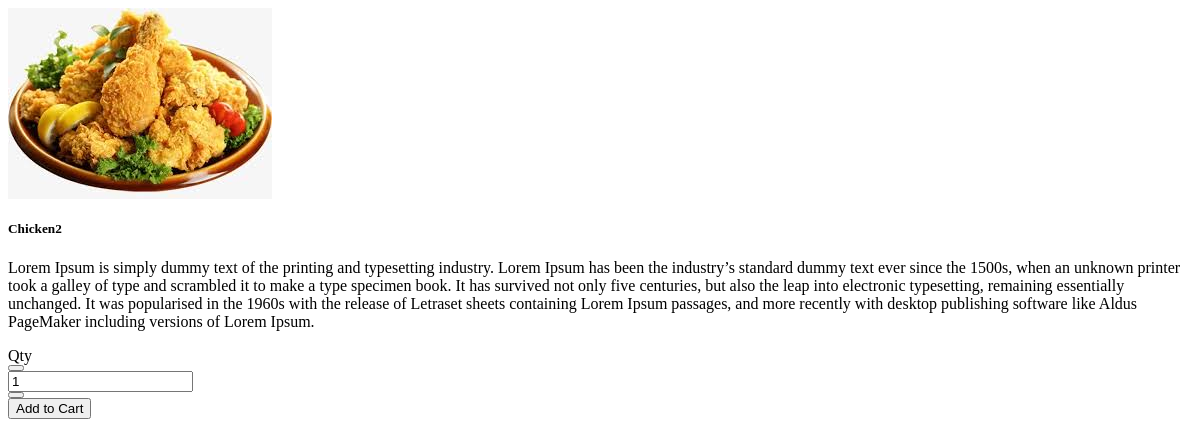
The app's page /view_prod.php?id=6, older data.
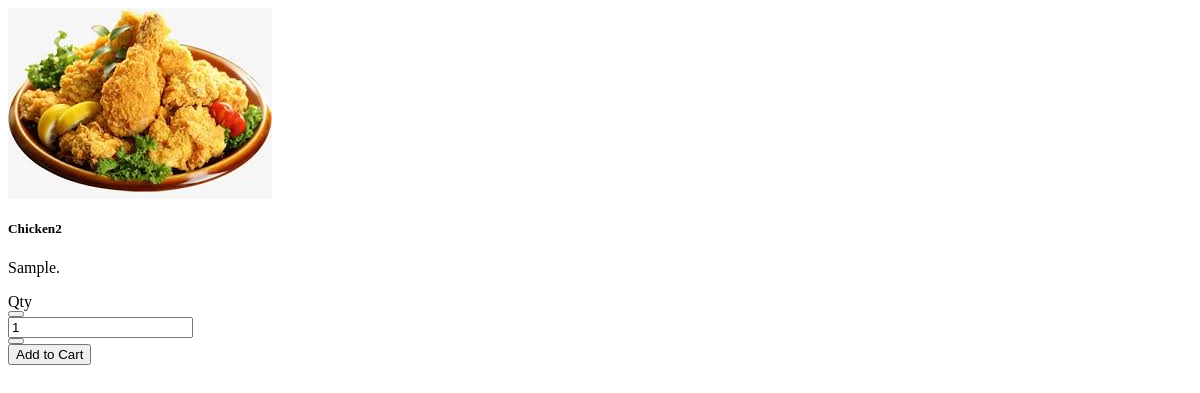
The same page, newer data.
### tables this page shows
CREATE TABLE `product_list` (
  `id` int(30) NOT NULL,
  `category_id` int(30) NOT NULL,
  `name` varchar(100) NOT NULL,
  `description` text NOT NULL,
  `price` float NOT NULL DEFAULT 0,
  `img_path` text NOT NULL,
  `status` tinyint(1) NOT NULL DEFAULT 1 COMMENT '0= unavailable, 2 Available'
);

### view_prod.php (the view, shortened to what this page needs)
<?php
  include'admin/db_connect.php';
    $qry = $conn->query("SELECT * FROM  product_list where id = ".$_GET['id'])->fetch_array();
?>
<div class="container-fluid">
	<div class="card ">
        <img src="assets/img/<?php echo $qry['img_path'] ?>" class="card-img-top" alt="...">
        <div class="card-body">
          <h5 class="card-title"><?php echo $qry['name'] ?></h5>
          <p class="card-text truncate"><?php echo $qry['description'] ?></p>
          <div class="row">
          	<div class="col-md-2"><label class="control-label">Qty</label></div>
          	<div class="input-group col-md-7 mb-3">
			  <div class="input-group-prepend">
			    <button class="btn btn-outline-secondary" type="button" id="qty-minus"><span class="fa fa-minus"></button>
			  </div>
			  <input type="number" readonly value="1" min = 1 class="form-control text-center" name="qty" >
			  <div class="input-group-prepend">
			    <button class="btn btn-outline-dark" type="button" id="qty-plus"><span class="fa fa-plus"></span></button>
			  </div>
			</div>
          </div>
          <div class="text-center">
          	<button class="btn btn-outline-dark btn-sm btn-block" id="add_to_cart_modal"><i class="fa fa-cart-plus"></i> Add to Cart</button>
          </div>
        </div>
      </div>
</div>

Row changes from the older to the newer data that the page shows:
changed product_list "Chicken2": description "Lorem Ipsum is simply dummy text of the printing and typesetting industry. Lorem Ipsum has been the industry’s standard dummy text ever since the 1500s, when an unknown printer took a galley of type and scrambled it to make a type specimen book. It has survived not only five centuries, but also the leap into electronic typesetting, remaining essentially unchanged. It was popularised in the 1960s with the release of Letraset sheets containing Lorem Ipsum passages, and more recently with desktop publishing software like Aldus PageMaker including versions of Lorem Ipsum." → "Sample."
